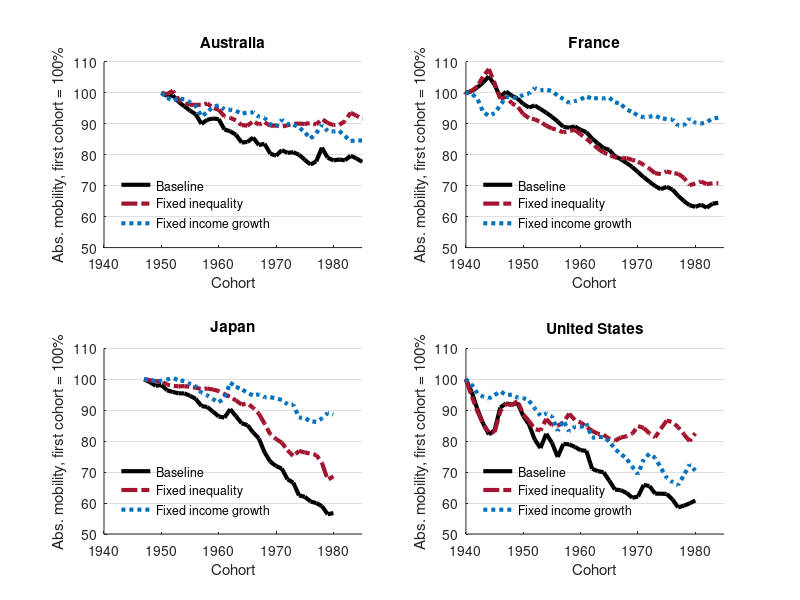
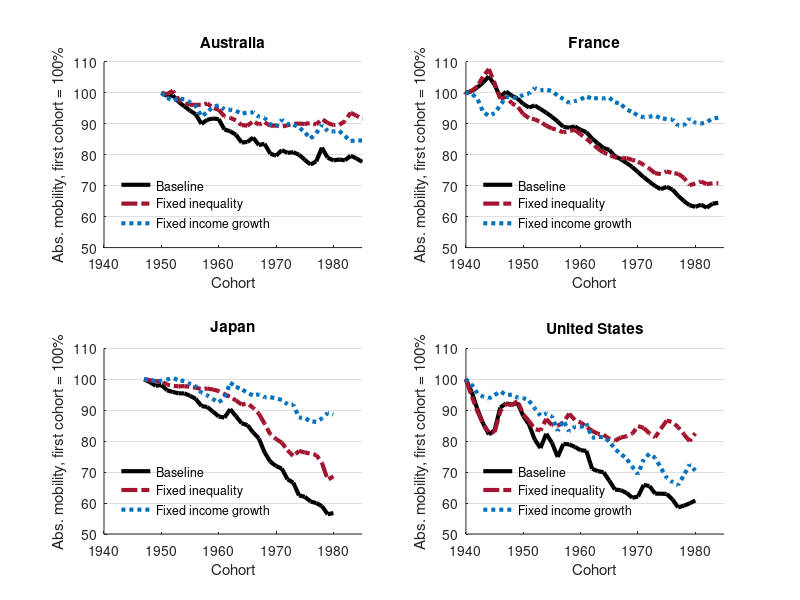
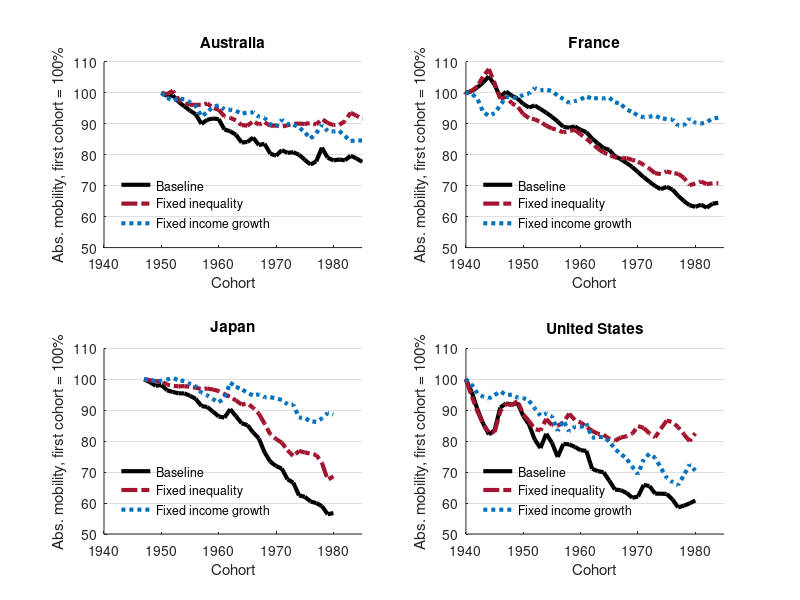

Reproduce these figures in MATLAB, in order.
%Creates Figure 5 - counterfactual calculations of absolute mobility in Australia, France, Japan, and the United States after 1940
%The results are included in 'counterfactual_results.mat'

clear
close all
load('counterfactual_results.mat')

grey=[0.5 0.5 0.5];
purple=[0.494 0.184 0.556];
black=[0 0 0];
blue=[0 0.447 0.741];
darkred=[0.635 0.078 0.184];

subplot(2,2,1)
hh1=plot(AU(:,1),100*AU(:,2)/AU(1,2),'-','color',black,'linewidth',3);
hold on;
hh2=plot(AU(:,1),100*AU(:,3)/AU(1,3),'-.','color',darkred,'linewidth',3);
hh3=plot(AU(:,1),100*AU(:,4)/AU(1,4),':','color',blue,'linewidth',3);
legend([hh1,hh2,hh3],'Baseline','Fixed inequality','Fixed income growth','Location','southwest');
xlim([1940 1985]);
ylim([50 110]);
set(gca,'ytick',0:10:200)
set(gca,'xtick',1900:10:2000)
box off;
xlabel('Cohort');
ylabel('Abs. mobility, first cohort = 100%');
legend boxoff
title('Australia')
set(gca, 'YGrid', 'on', 'XGrid', 'off')

subplot(2,2,2)
hh1=plot(FR(:,1),100*FR(:,2)/FR(find(FR(:,1)==1940),2),'-','color',black,'linewidth',3);
hold on;
hh2=plot(FR(:,1),100*FR(:,3)/FR(find(FR(:,1)==1940),3),'-.','color',darkred,'linewidth',3);
hh3=plot(FR(:,1),100*FR(:,4)/FR(find(FR(:,1)==1940),4),':','color',blue,'linewidth',3);
legend([hh1,hh2,hh3],'Baseline','Fixed inequality','Fixed income growth','Location','southwest')
xlim([1940 1985]);
ylim([50 110]);
set(gca,'ytick',0:10:200)
set(gca,'xtick',1900:10:2000)
box off;
xlabel('Cohort');
ylabel('Abs. mobility, first cohort = 100%');
legend boxoff
title('France')
set(gca, 'YGrid', 'on', 'XGrid', 'off')

subplot(2,2,3)
hh1=plot(JP(:,1),100*JP(:,2)/JP(find(JP(:,1)==1947),2),'-','color',black,'linewidth',3);
hold on;
hh2=plot(JP(:,1),100*JP(:,3)/JP(find(JP(:,1)==1947),3),'-.','color',darkred,'linewidth',3);
hh3=plot(JP(:,1),100*JP(:,4)/JP(find(JP(:,1)==1947),4),':','color',blue,'linewidth',3);
legend([hh1,hh2,hh3],'Baseline','Fixed inequality','Fixed income growth','Location','southwest')
xlim([1940 1985]);
ylim([50 110]);
set(gca,'ytick',0:10:200)
set(gca,'xtick',1900:10:2000)
box off;
xlabel('Cohort');
ylabel('Abs. mobility, first cohort = 100%');
legend boxoff
title('Japan')
set(gca, 'YGrid', 'on', 'XGrid', 'off')

subplot(2,2,4)
hh1=plot(US(:,1),100*US(:,2)/US(find(US(:,1)==1940),2),'-','color',black,'linewidth',3);
hold on;
hh2=plot(US(:,1),100*US(:,3)/US(find(US(:,1)==1940),3),'-.','color',darkred,'linewidth',3);
hh3=plot(US(:,1),100*US(:,4)/US(find(US(:,1)==1940),4),':','color',blue,'linewidth',3);
legend([hh1,hh2,hh3],'Baseline','Fixed inequality','Fixed income growth','Location','southwest')
xlim([1940 1985]);
ylim([50 110]);
set(gca,'ytick',0:10:200)
set(gca,'xtick',1900:10:2000)
box off;
xlabel('Cohort');
ylabel('Abs. mobility, first cohort = 100%');
legend boxoff
title('United States')
set(gca, 'YGrid', 'on', 'XGrid', 'off')

%Export figure
set(gcf,'color','w');
set(gcf, 'Position', [50 50 500*1.8 400*2]);
exportgraphics(gcf,'figure5.jpg','Resolution',1200)
exportgraphics(gcf,'figure5.pdf')
exportgraphics(gcf,'figure5.eps')
close all
clear
